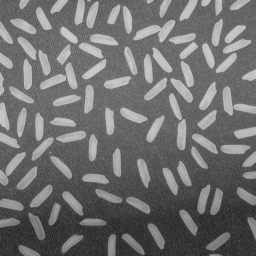
%> input picture 学习资料/《精通图像处理经典算法（MATLAB版）》配套资料/4/4-3-2/rice.png, 256 x 256 px
$ octave edge.m   (GNU Octave 9; MATLAB toolbox functions it lacks are replaced by stand-ins)
%> lines starting %> are read from the running program, lines starting %| are printed output that depends on the picture
%  MATLAB  调用edge函数实现各算子进行边缘检测例程
I = imread('rice.png');   % 读入原始灰度图像并显示
%> I is the input picture: size 256x256 uint8; min 40, max 204, mean 111.2
BW1 = edge(I,'log',0.01);    % 用LOG算子进行边缘检测，判别阈值为0.01
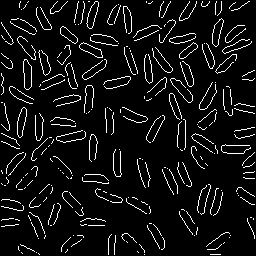
%> BW1: size 256x256 logical; 7% white in thin lines or dots
figure(1),imshow(BW1)
BW2= edge(I,'canny',0.1);  % 用Canny算子进行边缘检测，判别阈值为0.1
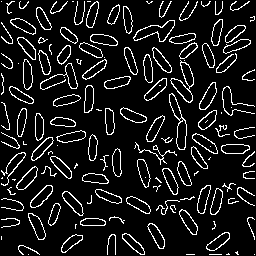
%> BW2: size 256x256 logical; 10.5% white in thin lines or dots
figure(2),imshow(BW2)
